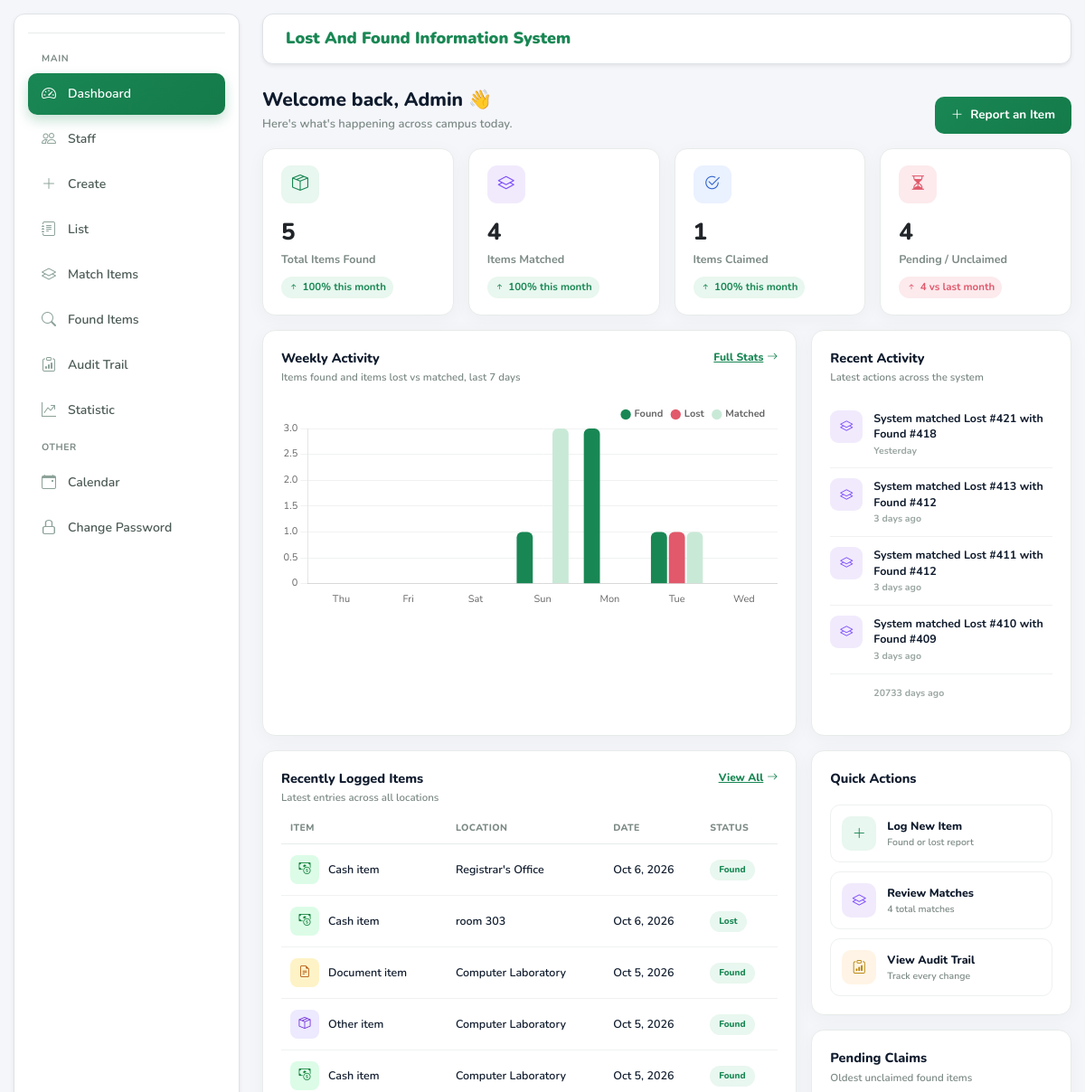
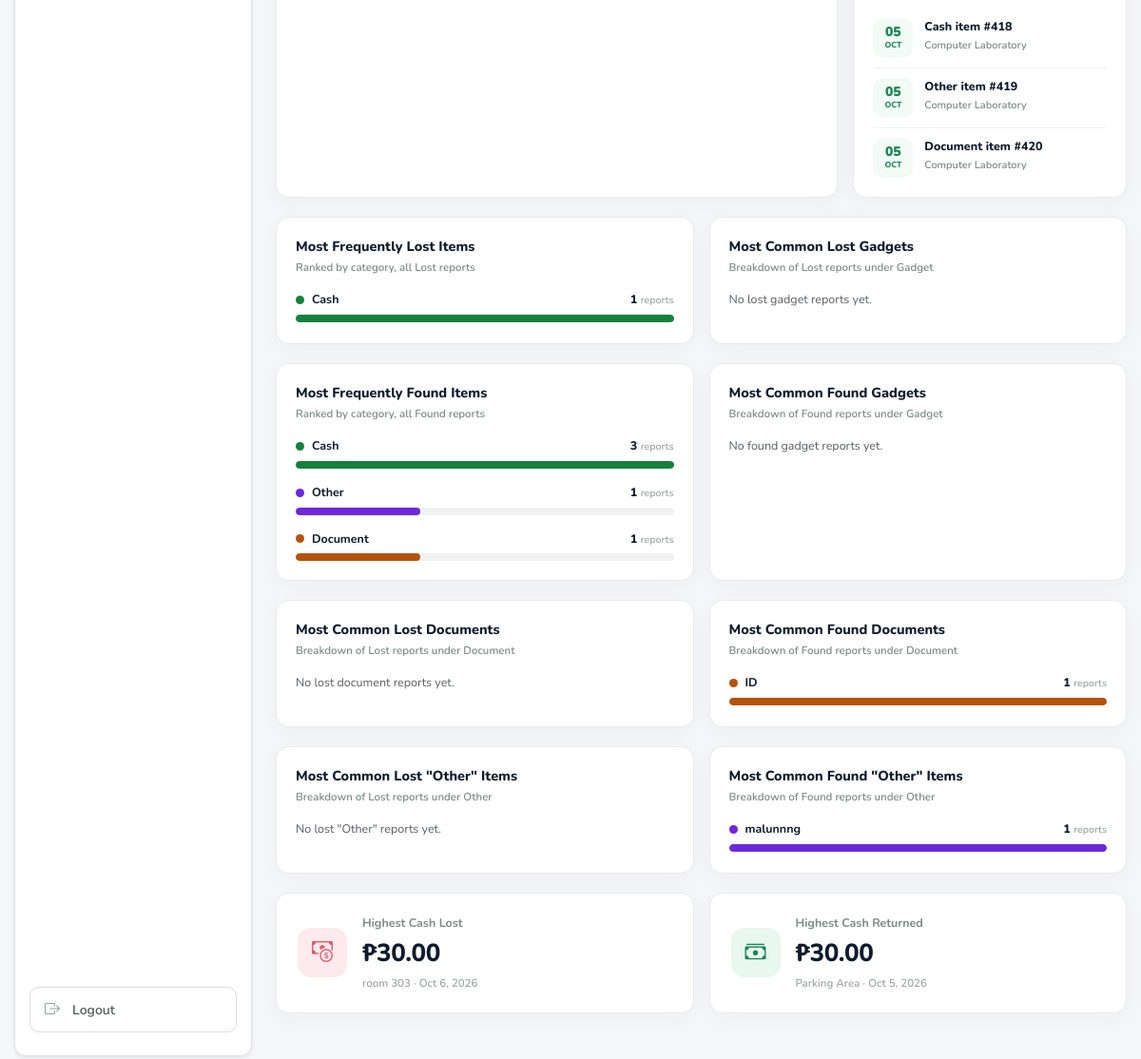
The page /administrator/adminLostFoundStatistic1.php (signed in) on the database its author committed (2 pictures, top to bottom).
### tables this page shows
CREATE TABLE `lost_found` (
  `id` int(11) NOT NULL,
  `category` enum('Cash','Gadget','Document','Other') NOT NULL,
  `status` enum('Lost','Found') NOT NULL,
  `reported_location` varchar(255) DEFAULT NULL,
  `email` varchar(100) DEFAULT NULL,
  `image` varchar(255) DEFAULT 'default.jpg',
  `reporter_role` enum('Student','Faculty','Visitor / Guest','Anonymous') DEFAULT NULL,
  `reporter_name` varchar(150) DEFAULT NULL,
  `reporter_id` varchar(50) DEFAULT NULL,
  `reporter_year` varchar(50) DEFAULT NULL,
  `reporter_department` enum('BSA','CRIM','EDUC','HMTM','IT','RAD TECH / MED TECH') DEFAULT NULL,
  `cash_amount` decimal(10,2) DEFAULT NULL,
  `gadget_type` enum('Cell Phone','Laptop','Tablet','Smart watches','Audio Gadgets') DEFAULT NULL,
  `gadget_brand` varchar(100) DEFAULT NULL,
  `gadget_color` varchar(100) DEFAULT NULL,
  `gadget_description` text DEFAULT NULL,
  `document_type` varchar(100) DEFAULT NULL,
  `document_name` varchar(100) DEFAULT NULL,
  `other_title` varchar(150) DEFAULT NULL,
  `other_description` text DEFAULT NULL,
  `created_by` int(11) DEFAULT NULL,
  `edited_by` int(11) DEFAULT NULL,
  `edited_at` datetime DEFAULT NULL,
  `released_by` int(11) DEFAULT NULL,
  `resolved_by` int(11) DEFAULT NULL,
  `is_claimed` tinyint(1) DEFAULT 0,
  `claimed_by` varchar(255) DEFAULT NULL,
  `claimed_id` varchar(255) DEFAULT NULL,
  `claimed_email` varchar(255) DEFAULT NULL,
  `claimed_contact` varchar(255) DEFAULT NULL,
  `claimed_department` enum('BSA','CRIM','EDUC','HMTM','IT','RAD TECH / MED TECH','FACULTY','VISITOR / GUEST') DEFAULT NULL,
  `claimed_address` varchar(255) DEFAULT NULL,
  `claimed_date` datetime DEFAULT NULL,
  `created_at` timestamp NOT NULL DEFAULT current_timestamp(),
  `is_resolved` tinyint(1) DEFAULT 0,
  `resolved_at` datetime DEFAULT NULL,
  `renewed_at` datetime DEFAULT NULL,
  `renewed_by` int(11) DEFAULT NULL
);

### administrator/adminLostFoundStatistic1.php (the view, shortened to what the rows shown need)
<?php
include '../config/db.php';
$weeklyLabels = [];
$foundSeries  = [];
$lostSeries   = [];
$matchedSeries = [];
for ($i = 6; $i >= 0; $i--) {
    $day = date('Y-m-d', strtotime("-$i days"));
    $weeklyLabels[] = date('D', strtotime($day));
    $f = $conn->query("
        SELECT COUNT(*) as total FROM lost_found
        WHERE status = 'Found' AND DATE(created_at) = '$day'
    ")->fetch_assoc()['total'];
    $foundSeries[] = (int)$f;
    $l = $conn->query("
        SELECT COUNT(*) as total FROM lost_found
        WHERE status = 'Lost' AND DATE(created_at) = '$day'
    ")->fetch_assoc()['total'];
    $lostSeries[] = (int)$l;
    $m = $conn->query("
        SELECT COUNT(*) as total FROM lost_found_matches
        WHERE DATE(matched_at) = '$day'
    ")->fetch_assoc()['total'];
    $matchedSeries[] = (int)$m;
}
$activity = [];
$res = $conn->query("
    SELECT id, category, status, reported_location, created_at
    FROM lost_found
    ORDER BY created_at DESC
    LIMIT 5
");
while ($row = $res->fetch_assoc()) {
    $activity[] = [
        'type' => 'logged',
        'text' => "Item logged &mdash; <b>{$row['category']}</b> ({$row['status']})",
        'time' => $row['created_at'],
    ];
}
$res = $conn->query("
    SELECT id, lost_id, found_id, status, matched_at
    FROM lost_found_matches
    ORDER BY matched_at DESC
    LIMIT 5
");
while ($row = $res->fetch_assoc()) {
    $activity[] = [
        'type' => 'matched',
        'text' => "System matched Lost #{$row['lost_id']} with Found #{$row['found_id']}",
        'time' => $row['matched_at'],
    ];
}
$res = $conn->query("
    SELECT id, category, claimed_by, claimed_date
    FROM lost_found
    WHERE is_claimed = 1 AND claimed_date IS NOT NULL
    ORDER BY claimed_date DESC
    LIMIT 5
");
while ($row = $res->fetch_assoc()) {
    $claimant = $row['claimed_by'] ? htmlspecialchars($row['claimed_by']) : 'A claimant';
    $activity[] = [
        'type' => 'claimed',
        'text' => "<b>{$claimant}</b> claimed a {$row['category']} item",
        'time' => $row['claimed_date'],
    ];
}
usort($activity, function($a, $b) {
    return strtotime($b['time']) <=> strtotime($a['time']);
});
$activity = array_slice($activity, 0, 5);
$recentItems = $conn->query("
    SELECT id, category, status, reported_location, is_claimed, is_resolved, created_at
    FROM lost_found
    ORDER BY created_at DESC
    LIMIT 5
");
function statusBadge($row) {
    return '<span class="badge-status status-found">' . htmlspecialchars($row['status']) . '</span>';
}
$categoryIcon = [
    'Cash'     => ['bi-cash-coin', '#DCFCE7', '#15803D'],
    'Gadget'   => ['bi-phone', '#DBEAFE', '#1D4ED8'],
    'Document' => ['bi-file-earmark-text', '#FEF3C7', '#B45309'],
    'Other'    => ['bi-box-seam', '#EDE9FE', '#6D28D9'],
];
$pendingClaims = $conn->query("
    SELECT id, category, reported_location, created_at
    FROM lost_found
    WHERE status = 'Found' AND is_claimed = 0
    ORDER BY created_at ASC
    LIMIT 3
");
$highestCashReturned = $conn->query("
    SELECT cash_amount, reported_location, claimed_by, claimed_date
    FROM lost_found
    WHERE category = 'Cash' AND is_claimed = 1 AND cash_amount IS NOT NULL
    ORDER BY cash_amount DESC
    LIMIT 1
")->fetch_assoc();
?>
<!DOCTYPE html>
<html lang="en">
<head>
<link href="https://cdn.jsdelivr.net/npm/bootstrap@5.3.3/dist/css/bootstrap.min.css" rel="stylesheet">
<link href="https://cdn.jsdelivr.net/npm/bootstrap-icons@1.10.5/font/bootstrap-icons.css" rel="stylesheet">
<link rel="stylesheet" href="https://cdnjs.cloudflare.com/ajax/libs/font-awesome/6.5.0/css/all.min.css">
</head>
<body>
<div class="main-content">
                <?php if (empty($activity)): ?>
                    <p class="text-muted" style="font-size:12.5px;">No recent activity yet.</p>
                <?php else: ?>
                    <?php foreach ($activity as $a):
                        $iconMap = [
                            'logged'  => ['bi-box-seam', '#E8F7EF', '#198754'],
                            'matched' => ['bi-layers', '#F1EAFC', '#7C4DFF'],
                            'claimed' => ['bi-check2-circle', '#EAF1FF', '#3366CC'],
                        ];
                        [$icon, $bg, $color] = $iconMap[$a['type']];
                    ?>
                    <?php endforeach; ?>
                <?php endif; ?>
    <div class="row g-3">
        <div class="col-lg-8">
            <div class="dash-card">
                <div class="table-scroll">
                    <table class="recent-table">
                        <thead>
                            <tr>
                                <th>Item</th>
                                <th>Location</th>
                                <th>Date</th>
                                <th>Status</th>
                            </tr>
                        </thead>
                        <tbody>
                            <?php if ($recentItems->num_rows === 0): ?>
                                <tr><td colspan="4" class="text-muted">No items logged yet.</td></tr>
                            <?php else: ?>
                                <?php while ($row = $recentItems->fetch_assoc()):
                                    [$icon, $bg, $color] = $categoryIcon[$row['category']] ?? ['bi-box-seam', '#EDE9FE', '#6D28D9'];
                                ?>
                                <tr>
                                    <td>
                                        <div class="mini-item">
                                            <div class="mini-icon" style="background:<?= $bg ?>;color:<?= $color ?>;"><i class="bi <?= $icon ?>"></i></div>
                                            <?= htmlspecialchars($row['category']) ?> item
                                        </div>
                                    </td>
                                    <td><?= htmlspecialchars($row['reported_location'] ?? '—') ?></td>
                                    <td><?= date('M j, Y', strtotime($row['created_at'])) ?></td>
                                    <td><?= statusBadge($row) ?></td>
                                </tr>
                                <?php endwhile; ?>
                            <?php endif; ?>
                        </tbody>
                    </table>
                </div>
            </div>
        </div>
        <div class="col-lg-4">
            <div class="dash-card-stack">
            <div class="dash-card">
                <?php if ($pendingClaims->num_rows === 0): ?>
                    <p class="text-muted" style="font-size:12.5px;">No pending claims. 🎉</p>
                <?php else: ?>
                    <?php while ($row = $pendingClaims->fetch_assoc()): ?>
                    <div class="upcoming-item">
                        <div class="upcoming-date">
                            <span class="d"><?= date('d', strtotime($row['created_at'])) ?></span>
                            <span class="m"><?= date('M', strtotime($row['created_at'])) ?></span>
                        </div>
                        <div class="upcoming-info">
                            <div class="t"><?= htmlspecialchars($row['category']) ?> item #<?= $row['id'] ?></div>
                            <div class="s"><?= htmlspecialchars($row['reported_location'] ?? 'Location unknown') ?></div>
                        </div>
                    </div>
                    <?php endwhile; ?>
                <?php endif; ?>
            </div>
            </div>
        </div>
    </div>
    <div class="row g-3 mt-1">
        <div class="col-lg-6">
            <div class="cash-card">
                <div>
                    <div class="cash-card-label">Highest Cash Returned</div>
                    <?php if ($highestCashReturned && $highestCashReturned['cash_amount'] !== null): ?>
                        <div class="cash-card-value">₱<?= number_format($highestCashReturned['cash_amount'], 2) ?></div>
                        <div class="cash-card-meta">
                            <?= htmlspecialchars($highestCashReturned['reported_location'] ?? 'Location unknown') ?>
                            <?php if (!empty($highestCashReturned['claimed_date'])): ?>
                                &middot; <?= date('M j, Y', strtotime($highestCashReturned['claimed_date'])) ?>
                            <?php endif; ?>
                        </div>
                    <?php else: ?>
                        <div class="cash-card-value">₱0.00</div>
                        <div class="cash-card-meta">No cash returned/claimed yet</div>
                    <?php endif; ?>
                </div>
            </div>
        </div>
    </div>
</div>
<script>
function toggleSidebar(){
    document.getElementById("sidebar")
    .classList.toggle("show");
    document.getElementById("overlay")
    .classList.toggle("show");
}
document.getElementById("overlay")
.addEventListener("click", function(){
    document.getElementById("sidebar")
    .classList.remove("show");
    this.classList.remove("show");
});
window.addEventListener("resize", ()=>{
    if(window.innerWidth >= 992){
        document.getElementById("sidebar")
        .classList.remove("show");
        document.getElementById("overlay")
        .classList.remove("show");
    }
});
Chart.defaults.font.family = "'Nunito', Arial, sans-serif";
new Chart(document.getElementById('weeklyChart'), {
    type: 'bar',
    data: {
        labels: <?= json_encode($weeklyLabels) ?>,
        datasets: [
            {
                label: 'Found',
                data: <?= json_encode($foundSeries) ?>,
                backgroundColor: '#198754',
                borderRadius: 6,
                maxBarThickness: 18
            },
            {
                label: 'Lost',
                data: <?= json_encode($lostSeries) ?>,
                backgroundColor: '#E1596B',
                borderRadius: 6,
                maxBarThickness: 18
            },
            {
                label: 'Matched',
                data: <?= json_encode($matchedSeries) ?>,
                backgroundColor: '#c9e9d7',
                borderRadius: 6,
                maxBarThickness: 18
            }
        ]
    },
    options: {
        responsive:true,
        maintainAspectRatio:false,
        plugins:{
            legend:{
                position:'top',
                align:'end',
                labels:{ boxWidth:8, boxHeight:8, usePointStyle:true, font:{size:11, weight:'700'} }
            }
        },
        scales:{
            y:{ beginAtZero:true, grid:{ color:'#F0F2F1' }, ticks:{ font:{size:11} } },
            x:{ grid:{ display:false }, ticks:{ font:{size:11} } }
        }
    }
});
// check session every 15 mins
setInterval(() => {
    fetch('../middleware/adminAutoLogout.php')
        .then(res => res.json())
        .then(data => {
            if (!data.active) {
                window.location.href = 'adminLogin.php';
            }
        })
        .catch(err => console.error(err));
}, 900000);
</script>
</body>
</html>

### rows shown on the page
lost_found: category "Cash", reported_location "Registrar's Office", created_at "Oct 6, 2026", status "Found"
lost_found: category "Cash", reported_location "room 303", created_at "Oct 6, 2026", status "Lost"
lost_found: category "Document", reported_location "Computer Laboratory", created_at "Oct 5, 2026", status "Found", created_at "05", created_at "OCT", id "420"
lost_found: category "Other", reported_location "Computer Laboratory", created_at "Oct 5, 2026", status "Found", created_at "05", created_at "OCT", id "419"
lost_found: category "Cash", reported_location "Computer Laboratory", created_at "Oct 5, 2026", status "Found", created_at "05", created_at "OCT", id "418"
lost_found: cash_amount "30.00", reported_location "Parking Area", claimed_date "Oct 5, 2026"

### other values the page prints
$_SESSION['admin']['firstName'] "Admin"
$totalFound "5"
abs($foundDelta) "100"
$totalMatched "4"
abs($matchedDelta) "100"
$totalClaimed "1"
abs($claimedDelta) "100"
$pendingUnclaimed "4"
abs($pendingDeltaAbs) "4"
$a['text'] "System matched Lost #421 with Found #418"
timeAgo($a['time']) "Yesterday"
$a['text'] "System matched Lost #413 with Found #412"
timeAgo($a['time']) "3 days ago"
$a['text'] "System matched Lost #411 with Found #412"
$a['text'] "System matched Lost #410 with Found #409"
